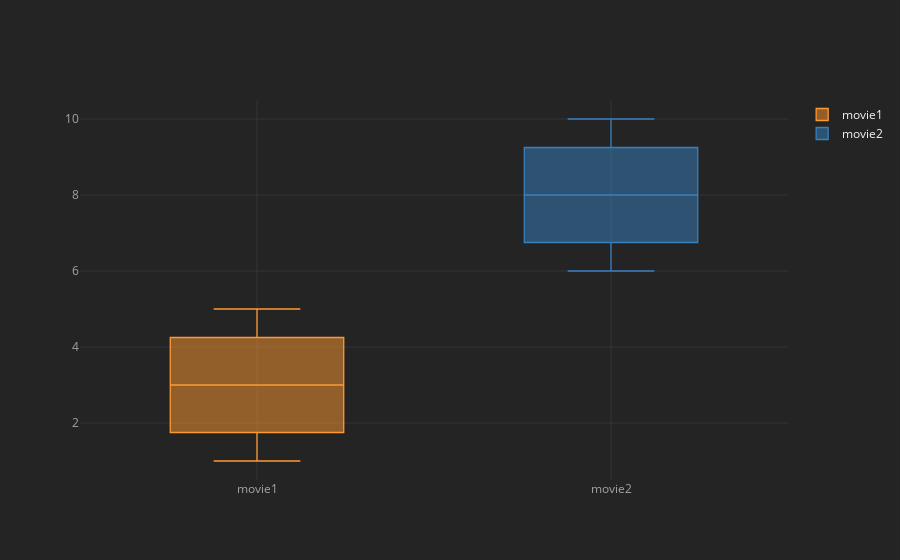

The notebook cell this image was saved under:
### Code cell
dfmovie=pd.DataFrame({'movie1':[1,2,3,4,5],'movie2':[6,7,8,9,10]},index=['tom','jerry','igloo','iceage','premam'])
dfmovie.iplot(kind='box')

### Figure 1 — Plotly figure (JSON) as saved in the notebook; plotly's stock layout.template omitted (floating-point values rounded to 4 significant figures)
{"data": [{"boxpoints": false, "line": {"width": 1.3}, "marker": {"color": "rgba(255, 153, 51, 1.0)"}, "name": "movie1", "orientation": "v", "type": "box", "y": [1, 2, 3, 4, 5]}, {"boxpoints": false, "line": {"width": 1.3}, "marker": {"color": "rgba(55, 128, 191, 1.0)"}, "name": "movie2", "orientation": "v", "type": "box", "y": [6, 7, 8, 9, 10]}], "layout": {"legend": {"bgcolor": "#242424", "font": {"color": "#F4F4F4"}}, "paper_bgcolor": "#242424", "plot_bgcolor": "#242424", "title": {"font": {"color": "#F4F4F4"}}, "xaxis": {"gridcolor": "#343434", "showgrid": true, "tickfont": {"color": "#A4A4A4"}, "title": {"font": {"color": "#A4A4A4"}, "text": ""}, "zerolinecolor": "#444444"}, "yaxis": {"gridcolor": "#343434", "showgrid": true, "tickfont": {"color": "#A4A4A4"}, "title": {"font": {"color": "#A4A4A4"}, "text": ""}, "zerolinecolor": "#444444"}}}
